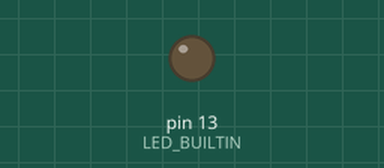
This sketch was run on a simulated Arduino Uno, built with avr-gcc and run on an emulated ATmega328P. Parts: output pins drawn as LEDs (lit = HIGH).

Above: at 1.1 s.
At 3.8 s:
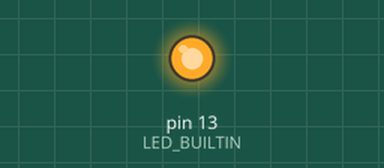
Timing chart, 0 to 4.1 s (numbered marks = the images above):
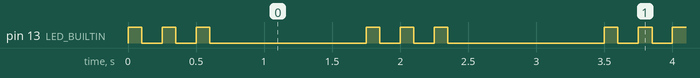

The sketch:

i2c-slave-test.ino
```cpp
#include <Wire.h>

// Für jeden ATmega ändern:
#define I2C_ADDRESS 0x12
#define DEVICE_ID   3

volatile uint8_t lastCommand = 0;
volatile uint8_t requestCounter = 0;

void receiveEvent(int byteCount)
{
    if (byteCount > 0)
        lastCommand = Wire.read();

    while (Wire.available())
        Wire.read();
}

void requestEvent()
{
    uint8_t response[3];

    response[0] = DEVICE_ID;
    response[1] = lastCommand;
    response[2] = requestCounter++;

    Wire.write(response, sizeof(response));
}

void setup()
{
    pinMode(LED_BUILTIN, OUTPUT);
    digitalWrite(LED_BUILTIN, LOW);

    // ATmega328P:
    // A4 = SDA
    // A5 = SCL
    Wire.begin(I2C_ADDRESS);

    // Interne Pull-ups nach 5 V abschalten
    PORTC &= ~((1 << PC4) | (1 << PC5));

    Wire.onReceive(receiveEvent);
    Wire.onRequest(requestEvent);
}

void loop()
{
    // Anzahl der Blinksignale entspricht DEVICE_ID
    for (uint8_t i = 0; i < DEVICE_ID; i++)
    {
        digitalWrite(LED_BUILTIN, HIGH);
        delay(100);

        digitalWrite(LED_BUILTIN, LOW);
        delay(150);
    }

    delay(1000);
}
```

Measured:
- by itself, pin 13 (LED_BUILTIN): repeats every 1.8 s: 2 × (LOW 0.15 s, HIGH 0.10 s), LOW 1.2 s, HIGH 0.10 s
- by itself, everything shown: repeats every 1.8 s, in 6 steps
